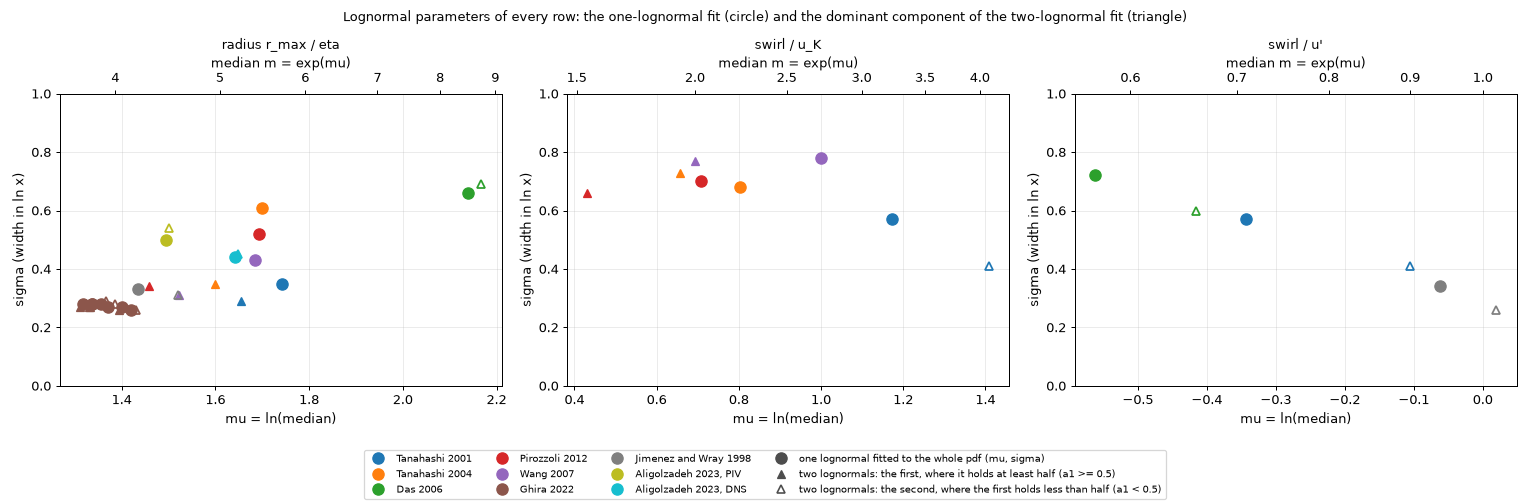

The script that saved this image:
"""dns_pdfs_mu_sigma_all.py  v01  sigma against mu (= ln of the median) for EVERY row of the DNS pdf fits (dns_pdfs_fits.csv), whichever fit was chosen.
Plot     big filled circle: the single lognormal of the row (mu, sigma);  triangle: the component of the sum of two that holds at least half of the area (filled, the first, a1 >= 0.5; open, the second).  Colour: the source.  Three panels: the radius (eta), the swirl in u_K and in u'.
         The top axis gives the median m = exp(mu).  Rows of the same source (Ghira, seven Re_lambda) share a colour.
Output   dns_pdfs_mu_sigma_all.png.
Usage    python dns_pdfs_mu_sigma_all.py
Versions M01 m01.v03 (2026-11-15): one triangle a row, the component with at least half of the area (a1 >= 0.5: the first, filled; else the second, open); no lines.
         M01 m01.v02 (2026-11-15): the first component (filled triangle) and its line are left out where its weight a1 < 0.5.
         M01 m01.v01 (2026-11-15): first version (dns_pdfs_mu_sigma.py shows only the fit chosen for each row).
"""
import csv
import math
import os

import matplotlib
matplotlib.use("Agg")
import matplotlib.pyplot as plt
from matplotlib.lines import Line2D
import numpy as np

import dns_pdfs_mu_sigma as ms

HERE = os.path.dirname(os.path.abspath(__file__))


def main():
    rows = list(csv.DictReader(open(os.path.join(HERE, "dns_pdfs_fits.csv"), encoding="utf-8")))
    panels = (("radius", "radius r_max / eta"), ("swirl / u_K", "swirl / u_K"), ("swirl / u'", "swirl / u'"))
    fig, ax = plt.subplots(1, 3, figsize=(17, 5.6))
    for a, (q, title) in zip(ax, panels):
        seen = set()
        for r in rows:
            if not r["quantity"].startswith(q):
                continue
            k = ms.key(r["source"])
            c = ms.COLOUR[k]
            mu, s = math.log(float(r["1 LN median"])), float(r["1 LN s"])
            a.plot([mu], [s], "o", color=c, ms=9, label=k if k not in seen else None)
            seen.add(k)
            mu1, s1, mu2, s2 = math.log(float(r["2 LN median1"])), float(r["2 LN s1"]), math.log(float(r["2 LN median2"])), float(r["2 LN s2"])
            a1 = float(r["2 LN a1"])
            if a1 >= 0.5:                                                                   # one triangle a row: the component that holds at least half of the area
                a.plot([mu1], [s1], "^", color=c, ms=7)
            else:
                a.plot([mu2], [s2], "^", mfc="none", mec=c, ms=7, mew=1.4)
        a.set_xlabel("mu = ln(median)")
        a.set_ylabel("sigma (width in ln x)")
        a.set_title(title, fontsize=10)
        a.set_ylim(0, 1.0)
        a.grid(alpha=0.25)
        a.secondary_xaxis("top", functions=(np.exp, np.log)).set_xlabel("median m = exp(mu)")
    key = [Line2D([], [], marker="o", color="0.3", ls="", ms=9, label="one lognormal fitted to the whole pdf (mu, sigma)"),
           Line2D([], [], marker="^", color="0.3", ls="", ms=7, label="two lognormals: the first, where it holds at least half (a1 >= 0.5)"),
           Line2D([], [], marker="^", mfc="none", mec="0.3", ls="", ms=7, mew=1.3, label="two lognormals: the second, where the first holds less than half (a1 < 0.5)")]
    h, _ = ax[0].get_legend_handles_labels()                                       # the nine sources (all of them are in the radius panel)
    fig.legend(handles=h + key, loc="lower center", ncol=4, fontsize=8)
    fig.suptitle("Lognormal parameters of every row: the one-lognormal fit (circle) and the dominant component of the two-lognormal fit (triangle)", fontsize=10.5)
    fig.tight_layout(rect=(0, 0.13, 1, 1))
    fig.savefig(os.path.join(HERE, "dns_pdfs_mu_sigma_all.png"), dpi=90)


if __name__ == "__main__":
    main()
